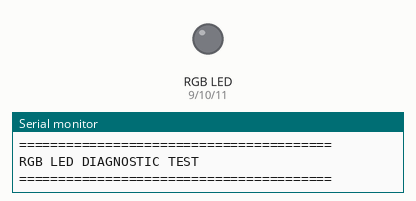
A sketch run on a simulated Arduino Uno, built with avr-gcc and run on an emulated ATmega328P. Parts: an RGB LED mixed from three pins (HIGH = lit), the last lines printed to the serial monitor. Dim RGB values are drawn brighter than linear.

Above: at 0.1 s.
At 4.2 s:
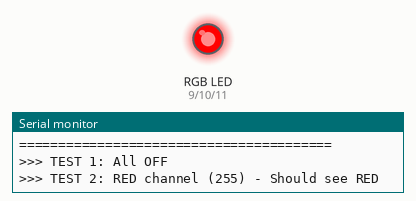
At 12.2 s:
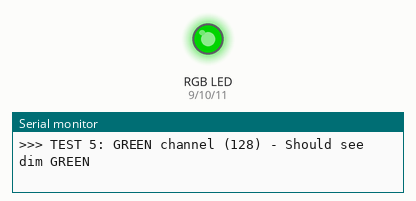
At 17.2 s:
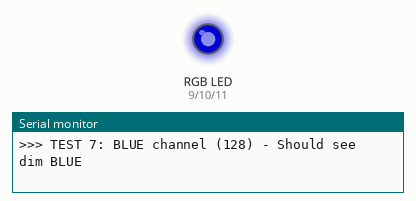
At 22.2 s:
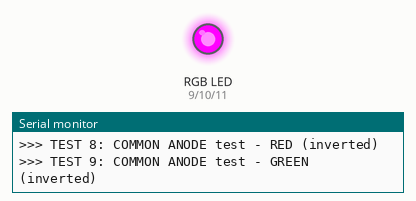
At 38.3 s:
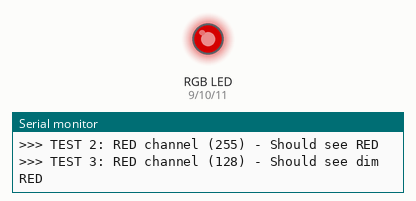
Timing chart, 0 to 39.8 s (numbered marks = the images above):
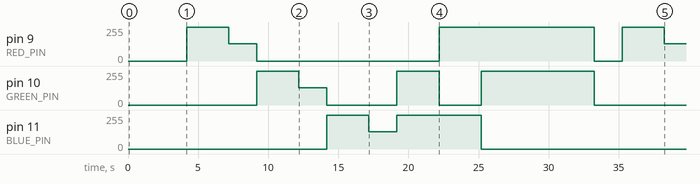

The sketch:

rgb_led_test.ino
```cpp
/*
 * Project: RGB LED Diagnostic Test
 * Description: Test each RGB LED channel individually to diagnose problems
 * Author: XergioAleX
 * Date: 2025
 *
 * USE THIS CODE TO DIAGNOSE YOUR RGB LED PROBLEM
 */

// Pin definitions for RGB LED (must be PWM-capable pins)
const int RED_PIN = 9;     // Red channel (PWM pin)
const int GREEN_PIN = 10;  // Green channel (PWM pin)
const int BLUE_PIN = 11;   // Blue channel (PWM pin)

void setup() {
  // Initialize all RGB pins as outputs
  pinMode(RED_PIN, OUTPUT);
  pinMode(GREEN_PIN, OUTPUT);
  pinMode(BLUE_PIN, OUTPUT);

  // Initialize serial communication for debugging
  Serial.begin(9600);
  Serial.println("========================================");
  Serial.println("RGB LED DIAGNOSTIC TEST");
  Serial.println("========================================");
  Serial.println("This test will check each channel individually");
  Serial.println("Watch the LED and note which colors work");
  Serial.println("========================================");
  delay(2000);
}

void loop() {
  // Test 1: Turn OFF all channels
  Serial.println("\n>>> TEST 1: All OFF");
  setColor(0, 0, 0);
  delay(2000);

  // Test 2: RED channel only (FULL brightness)
  Serial.println(">>> TEST 2: RED channel (255) - Should see RED");
  setColor(255, 0, 0);
  delay(3000);

  // Test 3: RED channel (MEDIUM brightness)
  Serial.println(">>> TEST 3: RED channel (128) - Should see dim RED");
  setColor(128, 0, 0);
  delay(2000);

  // Test 4: GREEN channel only (FULL brightness)
  Serial.println(">>> TEST 4: GREEN channel (255) - Should see GREEN");
  setColor(0, 255, 0);
  delay(3000);

  // Test 5: GREEN channel (MEDIUM brightness)
  Serial.println(">>> TEST 5: GREEN channel (128) - Should see dim GREEN");
  setColor(0, 128, 0);
  delay(2000);

  // Test 6: BLUE channel only (FULL brightness)
  Serial.println(">>> TEST 6: BLUE channel (255) - Should see BLUE");
  setColor(0, 0, 255);
  delay(3000);

  // Test 7: BLUE channel (MEDIUM brightness)
  Serial.println(">>> TEST 7: BLUE channel (128) - Should see dim BLUE");
  setColor(0, 0, 128);
  delay(2000);

  // Test 8: Try COMMON ANODE mode (inverted values)
  Serial.println(">>> TEST 8: COMMON ANODE test - RED (inverted)");
  setColorAnode(255, 0, 0);
  delay(3000);

  Serial.println(">>> TEST 9: COMMON ANODE test - GREEN (inverted)");
  setColorAnode(0, 255, 0);
  delay(3000);

  Serial.println(">>> TEST 10: COMMON ANODE test - BLUE (inverted)");
  setColorAnode(0, 0, 255);
  delay(3000);

  Serial.println("\n========================================");
  Serial.println("DIAGNOSTIC COMPLETE");
  Serial.println("Check which tests showed colors");
  Serial.println("========================================\n");
  delay(5000);
}

/*
 * Function: setColor (Common Cathode)
 * For common cathode RGB LED
 */
void setColor(int red, int green, int blue) {
  analogWrite(RED_PIN, red);
  analogWrite(GREEN_PIN, green);
  analogWrite(BLUE_PIN, blue);
}

/*
 * Function: setColorAnode (Common Anode)
 * For common anode RGB LED - inverts the values
 */
void setColorAnode(int red, int green, int blue) {
  analogWrite(RED_PIN, 255 - red);
  analogWrite(GREEN_PIN, 255 - green);
  analogWrite(BLUE_PIN, 255 - blue);
}
```

Measured:
- by itself, pin 11 (BLUE_PIN): 0/255 → 255/255 at 14.2 s, → 128/255 3.0 s later, → 255/255 2.0 s later, → 0/255 6.0 s later
- by itself, pin 9 (RED_PIN): 0/255 → 255/255 at 4.2 s, → 128/255 3.0 s later, → 0/255 2.0 s later, → 255/255 13.0 s later, … (7 changes in this stretch)
- by itself, pin 10 (GREEN_PIN): 0/255 → 255/255 at 9.2 s, → 128/255 3.0 s later, → 0/255 2.0 s later, → 255/255 5.0 s later, … (7 changes in this stretch)
